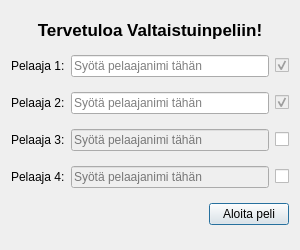
<?xml version="1.0" encoding="UTF-8"?>
<ui version="4.0">
 <class>NewGameDialog</class>
 <widget class="QDialog" name="NewGameDialog">
  <property name="geometry">
   <rect>
    <x>0</x>
    <y>0</y>
    <width>300</width>
    <height>250</height>
   </rect>
  </property>
  <property name="minimumSize">
   <size>
    <width>300</width>
    <height>250</height>
   </size>
  </property>
  <property name="maximumSize">
   <size>
    <width>300</width>
    <height>250</height>
   </size>
  </property>
  <property name="windowTitle">
   <string>Valtaistuinpeli</string>
  </property>
  <layout class="QGridLayout" name="gridLayout">
   <item row="0" column="0">
    <widget class="QLabel" name="mainDialogLabel">
     <property name="sizePolicy">
      <sizepolicy hsizetype="Preferred" vsizetype="Maximum">
       <horstretch>0</horstretch>
       <verstretch>0</verstretch>
      </sizepolicy>
     </property>
     <property name="font">
      <font>
       <pointsize>13</pointsize>
       <weight>75</weight>
       <bold>true</bold>
      </font>
     </property>
     <property name="text">
      <string>Tervetuloa Valtaistuinpeliin!</string>
     </property>
     <property name="alignment">
      <set>Qt::AlignCenter</set>
     </property>
    </widget>
   </item>
   <item row="1" column="0">
    <layout class="QHBoxLayout" name="player1Layout">
     <item>
      <widget class="QLabel" name="player1Label">
       <property name="text">
        <string>Pelaaja 1:</string>
       </property>
      </widget>
     </item>
     <item>
      <widget class="QLineEdit" name="player1NameEdit">
       <property name="placeholderText">
        <string>Syötä pelaajanimi tähän</string>
       </property>
      </widget>
     </item>
     <item>
      <widget class="QCheckBox" name="player1Check">
       <property name="enabled">
        <bool>false</bool>
       </property>
       <property name="cursor">
        <cursorShape>PointingHandCursor</cursorShape>
       </property>
       <property name="toolTip">
        <string>Enable Player</string>
       </property>
       <property name="text">
        <string/>
       </property>
       <property name="checkable">
        <bool>true</bool>
       </property>
       <property name="checked">
        <bool>true</bool>
       </property>
      </widget>
     </item>
    </layout>
   </item>
   <item row="2" column="0">
    <layout class="QHBoxLayout" name="player2Layout">
     <item>
      <widget class="QLabel" name="player2Label">
       <property name="text">
        <string>Pelaaja 2:</string>
       </property>
      </widget>
     </item>
     <item>
      <widget class="QLineEdit" name="player2NameEdit">
       <property name="placeholderText">
        <string>Syötä pelaajanimi tähän</string>
       </property>
      </widget>
     </item>
     <item>
      <widget class="QCheckBox" name="player2Check">
       <property name="enabled">
        <bool>false</bool>
       </property>
       <property name="cursor">
        <cursorShape>PointingHandCursor</cursorShape>
       </property>
       <property name="toolTip">
        <string>Enable Player</string>
       </property>
       <property name="text">
        <string/>
       </property>
       <property name="checkable">
        <bool>true</bool>
       </property>
       <property name="checked">
        <bool>true</bool>
       </property>
      </widget>
     </item>
    </layout>
   </item>
   <item row="3" column="0">
    <layout class="QHBoxLayout" name="player3Layout">
     <item>
      <widget class="QLabel" name="player3Edit">
       <property name="text">
        <string>Pelaaja 3:</string>
       </property>
      </widget>
     </item>
     <item>
      <widget class="QLineEdit" name="player3NameEdit">
       <property name="enabled">
        <bool>false</bool>
       </property>
       <property name="placeholderText">
        <string>Syötä pelaajanimi tähän</string>
       </property>
      </widget>
     </item>
     <item>
      <widget class="QCheckBox" name="player3check">
       <property name="cursor">
        <cursorShape>PointingHandCursor</cursorShape>
       </property>
       <property name="toolTip">
        <string>Enable Player</string>
       </property>
       <property name="text">
        <string/>
       </property>
      </widget>
     </item>
    </layout>
   </item>
   <item row="4" column="0">
    <layout class="QHBoxLayout" name="player4Layout">
     <item>
      <widget class="QLabel" name="player4Label">
       <property name="text">
        <string>Pelaaja 4:</string>
       </property>
      </widget>
     </item>
     <item>
      <widget class="QLineEdit" name="player4NameEdit">
       <property name="enabled">
        <bool>false</bool>
       </property>
       <property name="placeholderText">
        <string>Syötä pelaajanimi tähän</string>
       </property>
      </widget>
     </item>
     <item>
      <widget class="QCheckBox" name="player4Check">
       <property name="cursor">
        <cursorShape>PointingHandCursor</cursorShape>
       </property>
       <property name="toolTip">
        <string>Enable Player</string>
       </property>
       <property name="text">
        <string/>
       </property>
      </widget>
     </item>
    </layout>
   </item>
   <item row="5" column="0" alignment="Qt::AlignRight">
    <widget class="QPushButton" name="startGameButton">
     <property name="sizePolicy">
      <sizepolicy hsizetype="Fixed" vsizetype="Fixed">
       <horstretch>0</horstretch>
       <verstretch>0</verstretch>
      </sizepolicy>
     </property>
     <property name="cursor">
      <cursorShape>PointingHandCursor</cursorShape>
     </property>
     <property name="text">
      <string>Aloita peli</string>
     </property>
    </widget>
   </item>
  </layout>
 </widget>
 <tabstops>
  <tabstop>player1NameEdit</tabstop>
  <tabstop>player1Check</tabstop>
  <tabstop>player2NameEdit</tabstop>
  <tabstop>player2Check</tabstop>
  <tabstop>player3NameEdit</tabstop>
  <tabstop>player3check</tabstop>
  <tabstop>player4NameEdit</tabstop>
  <tabstop>player4Check</tabstop>
 </tabstops>
 <resources/>
 <connections>
  <connection>
   <sender>startGameButton</sender>
   <signal>clicked()</signal>
   <receiver>NewGameDialog</receiver>
   <slot>close()</slot>
   <hints>
    <hint type="sourcelabel">
     <x>426</x>
     <y>265</y>
    </hint>
    <hint type="destinationlabel">
     <x>239</x>
     <y>149</y>
    </hint>
   </hints>
  </connection>
 </connections>
</ui>
